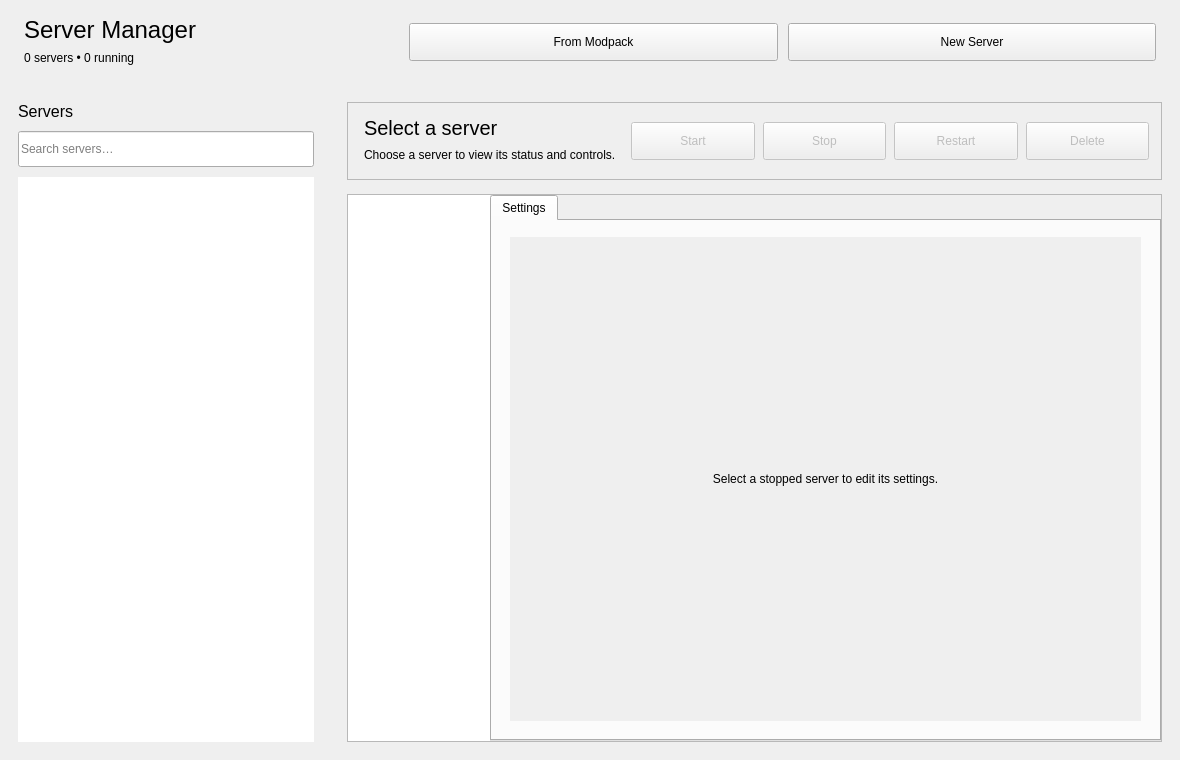
<?xml version="1.0" encoding="UTF-8"?>
<ui version="4.0">
 <class>ServerListPage</class>
 <widget class="QWidget" name="ServerListPage">
  <property name="geometry">
   <rect><x>0</x><y>0</y><width>1180</width><height>760</height></rect>
  </property>
  <layout class="QVBoxLayout" name="verticalLayout">
   <property name="spacing"><number>0</number></property>
   <property name="leftMargin"><number>0</number></property>
   <property name="topMargin"><number>0</number></property>
   <property name="rightMargin"><number>0</number></property>
   <property name="bottomMargin"><number>0</number></property>
   <item>
    <widget class="QFrame" name="serverHeaderPanel">
     <property name="minimumSize"><size><width>0</width><height>84</height></size></property>
     <property name="maximumSize"><size><width>16777215</width><height>84</height></size></property>
     <property name="frameShape"><enum>QFrame::NoFrame</enum></property>
     <layout class="QHBoxLayout" name="headerLayout">
      <property name="spacing"><number>10</number></property>
      <property name="leftMargin"><number>24</number></property>
      <property name="topMargin"><number>16</number></property>
      <property name="rightMargin"><number>24</number></property>
      <property name="bottomMargin"><number>16</number></property>
      <item>
       <layout class="QVBoxLayout" name="titleStackLayout">
        <property name="spacing"><number>3</number></property>
        <item>
         <widget class="QLabel" name="titleLabel">
          <property name="minimumSize"><size><width>240</width><height>0</height></size></property>
          <property name="text"><string>Server Manager</string></property>
          <property name="font"><font><pointsize>18</pointsize><weight>700</weight><bold>true</bold></font></property>
         </widget>
        </item>
        <item>
         <widget class="QLabel" name="serverStatsLabel">
          <property name="text"><string>0 servers • 0 running</string></property>
         </widget>
        </item>
       </layout>
      </item>
      <item><spacer name="headerSpacer"><property name="orientation"><enum>Qt::Horizontal</enum></property></spacer></item>
      <item>
       <widget class="QPushButton" name="createFromModpackButton">
        <property name="minimumSize"><size><width>0</width><height>38</height></size></property>
        <property name="text"><string>From Modpack</string></property>
       </widget>
      </item>
      <item>
       <widget class="QPushButton" name="createServerButton">
        <property name="minimumSize"><size><width>0</width><height>38</height></size></property>
        <property name="text"><string>New Server</string></property>
       </widget>
      </item>
     </layout>
    </widget>
   </item>
   <item>
    <widget class="QSplitter" name="serverSplitter">
     <property name="orientation"><enum>Qt::Horizontal</enum></property>
     <property name="childrenCollapsible"><bool>false</bool></property>
     <property name="handleWidth"><number>1</number></property>
     <widget class="QFrame" name="serverListPanel">
      <property name="minimumSize"><size><width>264</width><height>0</height></size></property>
      <property name="maximumSize"><size><width>328</width><height>16777215</height></size></property>
      <property name="frameShape"><enum>QFrame::NoFrame</enum></property>
      <layout class="QVBoxLayout" name="serverListPanelLayout">
       <property name="spacing"><number>10</number></property>
       <property name="leftMargin"><number>18</number></property>
       <property name="topMargin"><number>18</number></property>
       <property name="rightMargin"><number>14</number></property>
       <property name="bottomMargin"><number>18</number></property>
       <item>
        <widget class="QLabel" name="serverListTitle">
         <property name="text"><string>Servers</string></property>
         <property name="font"><font><pointsize>12</pointsize><weight>700</weight><bold>true</bold></font></property>
        </widget>
       </item>
       <item>
        <widget class="QLineEdit" name="serverSearchInput">
         <property name="minimumSize"><size><width>0</width><height>36</height></size></property>
         <property name="placeholderText"><string>Search servers…</string></property>
         <property name="clearButtonEnabled"><bool>true</bool></property>
        </widget>
       </item>
       <item>
        <widget class="QListWidget" name="serverList">
         <property name="frameShape"><enum>QFrame::NoFrame</enum></property>
         <property name="horizontalScrollBarPolicy"><enum>Qt::ScrollBarAlwaysOff</enum></property>
         <property name="selectionMode"><enum>QAbstractItemView::SingleSelection</enum></property>
         <property name="verticalScrollMode"><enum>QAbstractItemView::ScrollPerPixel</enum></property>
         <property name="spacing"><number>6</number></property>
        </widget>
       </item>
      </layout>
     </widget>
     <widget class="QFrame" name="serverDetailPanel">
      <property name="frameShape"><enum>QFrame::NoFrame</enum></property>
      <layout class="QVBoxLayout" name="serverDetailLayout">
       <property name="spacing"><number>14</number></property>
       <property name="leftMargin"><number>18</number></property>
       <property name="topMargin"><number>18</number></property>
       <property name="rightMargin"><number>18</number></property>
       <property name="bottomMargin"><number>18</number></property>
       <item>
        <widget class="QFrame" name="serverCommandBar">
         <property name="minimumSize"><size><width>0</width><height>78</height></size></property>
         <property name="frameShape"><enum>QFrame::StyledPanel</enum></property>
         <layout class="QHBoxLayout" name="primaryActionLayout">
          <property name="spacing"><number>8</number></property>
          <property name="leftMargin"><number>16</number></property>
          <property name="topMargin"><number>12</number></property>
          <property name="rightMargin"><number>12</number></property>
          <property name="bottomMargin"><number>12</number></property>
          <item>
           <layout class="QVBoxLayout" name="selectedServerTitleLayout">
            <property name="spacing"><number>3</number></property>
            <item>
             <widget class="QLabel" name="detailTitleLabel">
              <property name="text"><string>Select a server</string></property>
              <property name="font"><font><pointsize>15</pointsize><weight>700</weight><bold>true</bold></font></property>
             </widget>
            </item>
            <item>
             <widget class="QLabel" name="selectedServerInfoLabel">
              <property name="text"><string>Choose a server to view its status and controls.</string></property>
              <property name="textFormat"><enum>Qt::RichText</enum></property>
              <property name="wordWrap"><bool>false</bool></property>
             </widget>
            </item>
           </layout>
          </item>
          <item><spacer name="primaryActionSpacer"><property name="orientation"><enum>Qt::Horizontal</enum></property></spacer></item>
          <item><widget class="QPushButton" name="startServerButton"><property name="minimumSize"><size><width>86</width><height>38</height></size></property><property name="text"><string>Start</string></property><property name="enabled"><bool>false</bool></property></widget></item>
          <item><widget class="QPushButton" name="stopServerButton"><property name="minimumSize"><size><width>86</width><height>38</height></size></property><property name="text"><string>Stop</string></property><property name="enabled"><bool>false</bool></property></widget></item>
          <item><widget class="QPushButton" name="restartServerButton"><property name="minimumSize"><size><width>38</width><height>38</height></size></property><property name="text"><string>Restart</string></property><property name="enabled"><bool>false</bool></property></widget></item>
          <item><widget class="QPushButton" name="deleteServerButton"><property name="minimumSize"><size><width>38</width><height>38</height></size></property><property name="text"><string>Delete</string></property><property name="enabled"><bool>false</bool></property></widget></item>
         </layout>
        </widget>
       </item>
       <item>
        <widget class="QFrame" name="serverWorkspacePanel">
         <property name="frameShape"><enum>QFrame::StyledPanel</enum></property>
         <layout class="QHBoxLayout" name="serverWorkspaceLayout">
          <property name="spacing"><number>0</number></property>
          <property name="leftMargin"><number>0</number></property><property name="topMargin"><number>0</number></property><property name="rightMargin"><number>0</number></property><property name="bottomMargin"><number>0</number></property>
          <item>
           <widget class="QListWidget" name="serverNavigationList">
            <property name="minimumSize"><size><width>142</width><height>0</height></size></property>
            <property name="maximumSize"><size><width>142</width><height>16777215</height></size></property>
            <property name="frameShape"><enum>QFrame::NoFrame</enum></property>
            <property name="horizontalScrollBarPolicy"><enum>Qt::ScrollBarAlwaysOff</enum></property>
            <property name="verticalScrollBarPolicy"><enum>Qt::ScrollBarAlwaysOff</enum></property>
            <property name="selectionMode"><enum>QAbstractItemView::SingleSelection</enum></property>
            <property name="iconSize"><size><width>19</width><height>19</height></size></property>
            <property name="spacing"><number>3</number></property>
           </widget>
          </item>
          <item>
        <widget class="QTabWidget" name="serverTabs">
         <property name="currentIndex"><number>1</number></property>
         <property name="tabPosition"><enum>QTabWidget::North</enum></property>
         <property name="documentMode"><bool>false</bool></property>
         <property name="usesScrollButtons"><bool>true</bool></property>
         <property name="iconSize"><size><width>18</width><height>18</height></size></property>
         <widget class="QWidget" name="settingsTab">
          <attribute name="title"><string>Settings</string></attribute>
          <layout class="QVBoxLayout" name="settingsTabLayout">
           <property name="leftMargin"><number>18</number></property><property name="topMargin"><number>16</number></property><property name="rightMargin"><number>18</number></property><property name="bottomMargin"><number>18</number></property>
           <item><widget class="QScrollArea" name="settingsScrollArea"><property name="frameShape"><enum>QFrame::NoFrame</enum></property><property name="widgetResizable"><bool>true</bool></property><widget class="QWidget" name="settingsContentContainer"><property name="geometry"><rect><x>0</x><y>0</y><width>620</width><height>520</height></rect></property><layout class="QVBoxLayout" name="settingsContentLayout"><property name="leftMargin"><number>0</number></property><property name="topMargin"><number>0</number></property><property name="rightMargin"><number>0</number></property><property name="bottomMargin"><number>0</number></property><item><widget class="QLabel" name="settingsPlaceholderLabel"><property name="text"><string>Select a stopped server to edit its settings.</string></property><property name="alignment"><set>Qt::AlignCenter</set></property></widget></item></layout></widget></widget></item>
          </layout>
         </widget>
        </widget>
          </item>
         </layout>
        </widget>
       </item>
      </layout>
     </widget>
    </widget>
   </item>
  </layout>
 </widget>
 <resources/>
 <connections/>
</ui>
